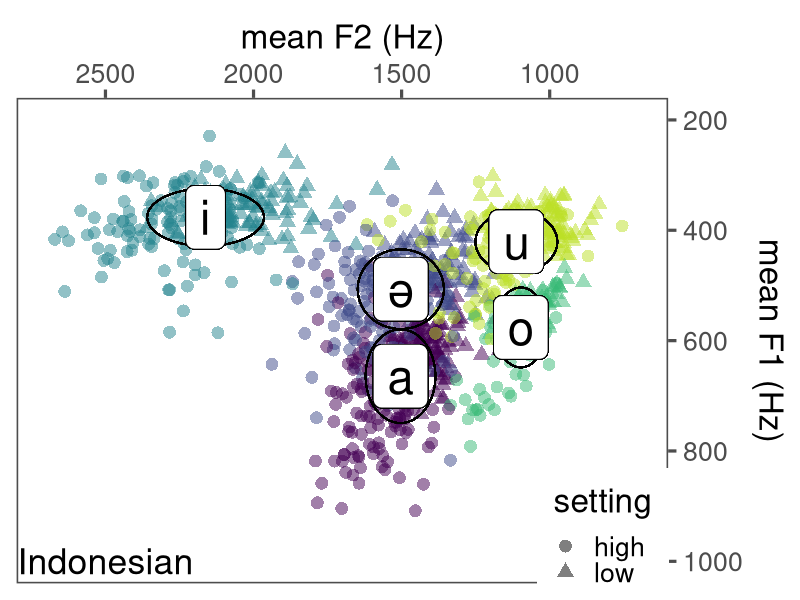
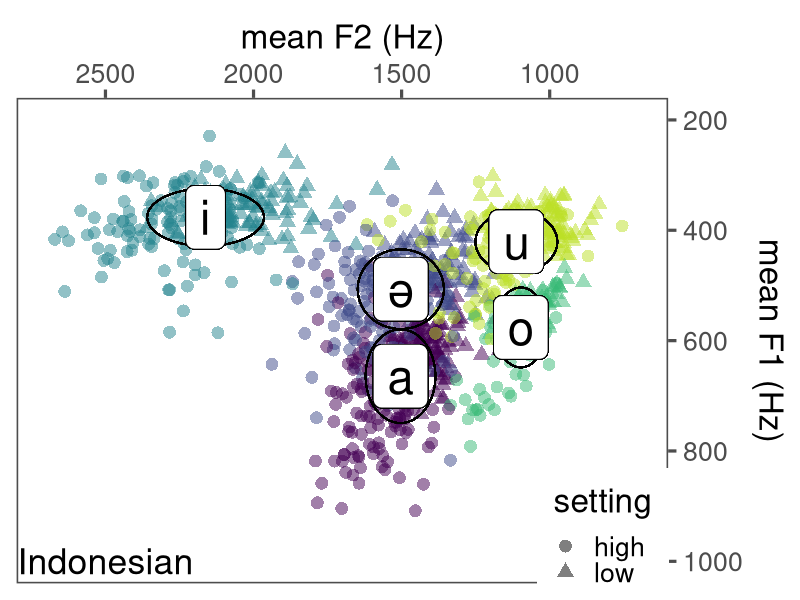

Generate these figures, in order, with R:
require(tidyverse)
require(ggthemes)
require(ggforce)

indo <- read_delim("./data/formants_narrow/indonesian_avg_formants.tsv", delim = "\t", escape_double = FALSE, trim_ws = TRUE)

indo_orig <- indo
indo <- subset(indo, V_count_spkr > 5)

vowel_stats <- indo %>% group_by(vowel) %>% summarise(grandmeanf1 = mean(mean_f1), sdf1 = sd(mean_f1), grandmeanf2 = mean(mean_f2), sdf2 = sd(mean_f2))

indo <- left_join(indo, vowel_stats, by = "vowel")

ggplot(indo) + geom_point(aes(x = mean_f2, y = mean_f1, color = vowel, shape = setting), alpha= 0.5, size = 4) +
  geom_ellipse(aes(x0 = grandmeanf2, y0 = grandmeanf1, a = sdf2, b = sdf1, angle = 0)) + 
  geom_label(aes(x = grandmeanf2, y = grandmeanf1, label = vowel), size = 12) + 
  scale_x_reverse(limits = c(2700, 700), position = "top") + scale_y_reverse(limits = c(1000, 200), position = "right") +
  xlab("mean F2 (Hz)") + ylab("mean F1 (Hz)") +
  annotate("text", label = "Indonesian", x = 2500, y = 1000, size = 9) +
  scale_color_viridis_d(end = 0.9) + 
  theme_few(24) + 
  guides(color = "none", label = "none") +
  theme(legend.position=c(0.9,0.1))
ggsave("~/Desktop/indonesian_vowels2.png", plot = last_plot(), dpi = 300, units = "in", height = 10, width = 10)